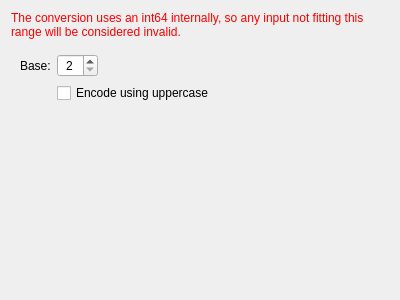
<?xml version="1.0" encoding="UTF-8"?>
<ui version="4.0">
<comment>
  * Released as open source by NCC Group Plc - http://www.nccgroup.com/
  *
  * Developed by Gabriel Caudrelier, gabriel dot caudrelier at nccgroup dot com
  *
  * https://github.com/nccgroup/pip3line
  *
  * Released under AGPL see LICENSE for more information
</comment>
 <class>BaseXWidget</class>
 <widget class="QWidget" name="BaseXWidget">
  <property name="geometry">
   <rect>
    <x>0</x>
    <y>0</y>
    <width>400</width>
    <height>300</height>
   </rect>
  </property>
  <property name="windowTitle">
   <string>Form</string>
  </property>
  <layout class="QVBoxLayout" name="verticalLayout">
   <item>
    <widget class="QLabel" name="messageLabel">
     <property name="sizePolicy">
      <sizepolicy hsizetype="Minimum" vsizetype="Maximum">
       <horstretch>0</horstretch>
       <verstretch>0</verstretch>
      </sizepolicy>
     </property>
     <property name="styleSheet">
      <string notr="true">color: rgb(255, 0, 0);</string>
     </property>
     <property name="text">
      <string>The conversion uses an int64 internally, so any input not fitting this range will be considered invalid.</string>
     </property>
     <property name="scaledContents">
      <bool>false</bool>
     </property>
     <property name="wordWrap">
      <bool>true</bool>
     </property>
    </widget>
   </item>
   <item>
    <widget class="QWidget" name="widget" native="true">
     <layout class="QFormLayout" name="formLayout">
      <item row="0" column="0">
       <widget class="QLabel" name="baseLabel">
        <property name="text">
         <string>Base:</string>
        </property>
       </widget>
      </item>
      <item row="0" column="1">
       <widget class="QSpinBox" name="baseSpinBox">
        <property name="sizePolicy">
         <sizepolicy hsizetype="Maximum" vsizetype="Fixed">
          <horstretch>0</horstretch>
          <verstretch>0</verstretch>
         </sizepolicy>
        </property>
        <property name="alignment">
         <set>Qt::AlignCenter</set>
        </property>
        <property name="minimum">
         <number>2</number>
        </property>
        <property name="maximum">
         <number>36</number>
        </property>
       </widget>
      </item>
      <item row="1" column="1">
       <widget class="QCheckBox" name="uppercaseCheckBox">
        <property name="text">
         <string>Encode using uppercase</string>
        </property>
       </widget>
      </item>
     </layout>
    </widget>
   </item>
  </layout>
 </widget>
 <resources/>
 <connections/>
</ui>
